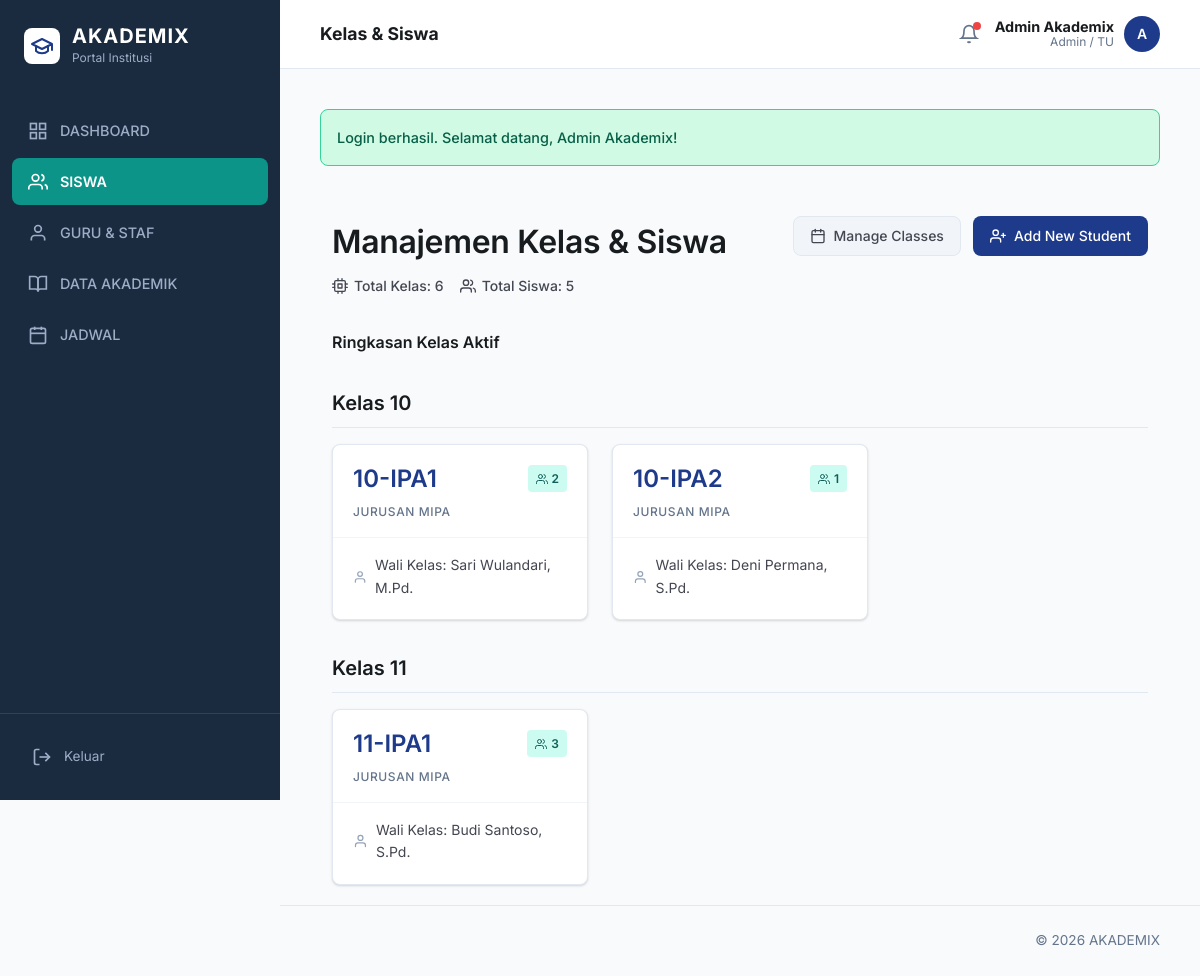
Page /public/index.php?route=admin/classrooms (signed in) on the committed database.
### tables this page shows
CREATE TABLE classrooms (
    id INT AUTO_INCREMENT PRIMARY KEY,
    academic_year_id INT NOT NULL,
    class_id INT NOT NULL,
    grade_level INT NOT NULL,
    homeroom_teacher_id INT NULL,
    CONSTRAINT fk_classrooms_academic_year FOREIGN KEY (academic_year_id) REFERENCES academic_years(id) ON DELETE RESTRICT ON UPDATE CASCADE,
    CONSTRAINT fk_classrooms_class FOREIGN KEY (class_id) REFERENCES classes(id) ON DELETE RESTRICT ON UPDATE CASCADE,
    CONSTRAINT fk_classrooms_teacher FOREIGN KEY (homeroom_teacher_id) REFERENCES teachers(id) ON DELETE SET NULL ON UPDATE CASCADE
);

CREATE TABLE classes (
    id INT AUTO_INCREMENT PRIMARY KEY,
    name VARCHAR(50) NOT NULL UNIQUE
);

### app/core/Controller.php (called while the page is built, shortened)
<?php
class Controller
{
    protected function view(string $view, array $data = []): void
    {
        extract($data, EXTR_SKIP);
        $viewFile = __DIR__ . '/../views/' . $view . '.php';
        require __DIR__ . '/../views/layouts/header.php';
        require $viewFile;
        require __DIR__ . '/../views/layouts/footer.php';
    }
}

### app/controllers/AdminController.php (called while the page is built, shortened)
<?php
class AdminController extends Controller
{
    private AdminModel $adminModel;
    public function __construct()
    {
        $this->adminModel = $this->model('AdminModel');
    }
    public function classrooms(): void
    {
        $this->view('admin/classrooms', [
            'title' => 'Kelas & Siswa',
            'stats' => $this->adminModel->getStats(),
            'academicYears' => $this->adminModel->getAcademicYears(),
            'classrooms' => $this->adminModel->getClassrooms(),
            'teachers' => $this->adminModel->getTeacherOptions(),
            'students' => $this->adminModel->getStudentOptions(),
            'cohorts' => $this->adminModel->getCohortOptions(),
            'classes' => $this->adminModel->getClassOptions(),
        ]);
    }
}

### app/core/App.php (called while the page is built, shortened)
<?php
class App
{
    public function run(array $routes): void
    {
        $method = strtoupper($_SERVER['REQUEST_METHOD'] ?? 'GET');
        $route = $this->resolveRoute();
        $handler = $routes[$method][$route] ?? null;
        [$controllerName, $action] = $handler;
        $controller = new $controllerName();
        $controller->{$action}();
    }
    private function resolveRoute(): string
    {
        if (isset($_GET['route'])) {
            return trim((string) $_GET['route'], '/');
        }
        $uriPath = parse_url($_SERVER['REQUEST_URI'] ?? '/', PHP_URL_PATH) ?: '/';
        $uriPath = trim($uriPath, '/');
        return $uriPath;
    }
}

### public/index.php (called while the page is built, shortened)
<?php
require __DIR__ . '/../app/core/helpers.php';
require __DIR__ . '/../app/core/Controller.php';
require __DIR__ . '/../app/core/App.php';
(new App())->run($routes);

### app/core/helpers.php (called while the page is built, shortened)
<?php
function app_config(?string $key = null, mixed $default = null): mixed
{
    static $config;
    if ($config === null) {
        $config = require __DIR__ . '/../config/config.php';
    }
    $segments = explode('.', $key);
    $value = $config;
    foreach ($segments as $segment) {
        $value = $value[$segment];
    }
    return $value;
}
function base_url(string $path = ''): string
{
    $base = rtrim(app_config('app.base_url'), '/');
    $path = ltrim($path, '/');
    return $path === '' ? $base : $base . '/' . $path;
}
function route_url(string $route = ''): string
{
    $base = base_url('index.php');
    $parts = explode('&', $route, 2);
    $url = $base . '?route=' . urlencode(trim($parts[0], '/'));
    return $url;
}
function e(?string $value): string
{
    return htmlspecialchars((string) $value, ENT_QUOTES, 'UTF-8');
}

### app/config/config.php (called while the page is built)
<?php
return [
    'app' => [
        'name' => 'AKADEMIX',
        'base_url' => (function () {
            if (PHP_SAPI === 'cli') {
                return 'http://localhost/akademix/public';
            }
            $scheme = (!empty($_SERVER['HTTPS']) && $_SERVER['HTTPS'] !== 'off') ? 'https' : 'http';
            $host = $_SERVER['HTTP_HOST'] ?? 'localhost';
            $scriptDir = str_replace('\\', '/', dirname($_SERVER['SCRIPT_NAME'] ?? '/'));
            $base = rtrim($scriptDir, '/');
            return $scheme . '://' . $host . $base;
        })(),
        'timezone' => 'Asia/Jakarta',
    ],
    'db' => [
        'host' => getenv('DB_HOST') ?: '127.0.0.1',
        'port' => getenv('DB_PORT') ?: '3306',
        'database' => getenv('DB_NAME') ?: 'akademix',
        'username' => getenv('DB_USER') ?: 'root',
        'password' => getenv('DB_PASS') ?: '',
        'charset' => 'utf8mb4',
    ],
];

### app/models/AdminModel.php (called while the page is built, shortened)
<?php
class AdminModel extends Model
{
    public function getClassrooms(): array
    {
        return $this->db->query('
            SELECT c.id, c.academic_year_id, c.class_id, c.grade_level, c.homeroom_teacher_id,
                   cl.name, ay.year_label, ay.semester, u.full_name AS homeroom_teacher,
                   (SELECT COUNT(*) FROM classroom_students cs WHERE cs.classroom_id = c.id) AS student_count
            FROM classrooms c
            INNER JOIN classes cl ON cl.id = c.class_id
            INNER JOIN academic_years ay ON ay.id = c.academic_year_id
            LEFT JOIN teachers t ON t.id = c.homeroom_teacher_id
            LEFT JOIN users u ON u.id = t.user_id
            ORDER BY ay.start_date DESC, c.grade_level ASC, cl.name ASC
        ')->fetchAll();
    }
}

### app/views/admin/classrooms.php (the view, shortened to what this page needs)
<?php
$activeYear = null;
foreach ($academicYears as $y) {
    if ($y['is_active']) {
        $activeYear = $y;
        break;
    }
}
$activeClassrooms = [];
if ($activeYear) {
    foreach ($classrooms as $c) {
        if ($c['academic_year_id'] == $activeYear['id']) {
            $activeClassrooms[] = $c;
        }
    }
}
$groupedByGrade = [];
foreach ($activeClassrooms as $c) {
    $groupedByGrade[$c['grade_level']][] = $c;
}
ksort($groupedByGrade);
?>
<div class="aes-wrapper">
    <div class="aes-header">
        <div class="aes-title">
            <h1>Manajemen Kelas & Siswa</h1>
            <div class="aes-stats">
                <span>
                    Total Kelas: <?= $stats['classrooms'] ?>
                </span>
                <span>
                    Total Siswa: <?= $stats['stats_students_in_classes'] ?? $stats['students'] ?>
                </span>
            </div>
        </div>
        <div class="aes-actions">
            <details class="action-dropdown">
                <summary class="aes-btn aes-btn-ghost">
                    Manage Classes
                </summary>
            </details>
            <details class="action-dropdown">
                <summary class="aes-btn aes-btn-primary">
                    Add New Student
                </summary>
            </details>
        </div>
    </div>
    <?php if (empty($groupedByGrade)): ?>
        <div style="text-align: center; padding: 64px; background: #ffffff; border-radius: 12px; border: 1px dashed #cbd5e1;">
            <p style="color: #64748b;">Tidak ada kelas aktif yang ditemukan untuk tahun ajaran ini.</p>
        </div>
    <?php else: ?>
        <div style="font-size: 16px; font-weight: 600; margin-bottom: 24px; color: #191c1e;">Ringkasan Kelas Aktif</div>
        <?php foreach ($groupedByGrade as $grade => $classesInGrade): ?>
            <h2 class="aes-section-title">Kelas <?= e((string) $grade) ?></h2>
            <div class="aes-grid">
                <?php foreach ($classesInGrade as $classroom): ?>
                    <?php
                        $track = 'JURUSAN UMUM';
                        if (str_contains(strtoupper($classroom['name']), 'IPA') || str_contains(strtoupper($classroom['name']), 'MIPA')) {
                            $track = 'JURUSAN MIPA';
                        } elseif (str_contains(strtoupper($classroom['name']), 'IPS')) {
                            $track = 'JURUSAN IPS';
                        } elseif (str_contains(strtoupper($classroom['name']), 'BAHASA')) {
                            $track = 'JURUSAN BAHASA';
                        }
                        $displayTitle = $grade . '-' . str_replace(' ', '', $classroom['name']);
                    ?>
                    <a href="<?= e(route_url('admin/classrooms')) ?>&view=<?= e((string) $classroom['id']) ?>" class="aes-card">
                        <div class="aes-card-top">
                            <h3 class="aes-card-title"><?= e($displayTitle) ?></h3>
                            <div class="aes-badge">
                                <?= e((string) $classroom['student_count']) ?>
                            </div>
                        </div>
                        <div class="aes-track"><?= e($track) ?></div>
                        <div class="aes-divider"></div>
                        <div class="aes-homeroom">
                            <svg width="16" height="16" viewBox="0 0 24 24" fill="none" stroke="currentColor" stroke-width="2" stroke-linecap="round" stroke-linejoin="round"><path d="M20 21v-2a4 4 0 0 0-4-4H8a4 4 0 0 0-4 4v2"></path><circle cx="12" cy="7" r="4"></circle></svg>
                            Wali Kelas: <?= e($classroom['homeroom_teacher'] ?: 'Belum Ditugaskan') ?>
                        </div>
                    </a>
                <?php endforeach; ?>
            </div>
        <?php endforeach; ?>
    <?php endif; ?>
</div>

### rows in the picture
classrooms: class.name "10-IPA1", student_count "2", class.name "JURUSAN MIPA", homeroom_teacher "Sari Wulandari, M.Pd."
classrooms: class.name "10-IPA2", student_count "1", class.name "JURUSAN MIPA", homeroom_teacher "Deni Permana, S.Pd."
classrooms: class.name "11-IPA1", student_count "3", class.name "JURUSAN MIPA", homeroom_teacher "Budi Santoso, S.Pd."

### other values in the picture
isset($title) ? $title : 'Ringkasan' "Kelas & Siswa"
$user['full_name'] "Admin Akademix"
role_label($user['role']) "Admin / TU"
mb_substr($user['full_name'], 0, 1) "A"
$success "Login berhasil. Selamat datang, Admin Akademix!"
$stats['classrooms'] "6"
$stats['stats_students_in_classes'] "5"
$grade "10"
$grade "11"
